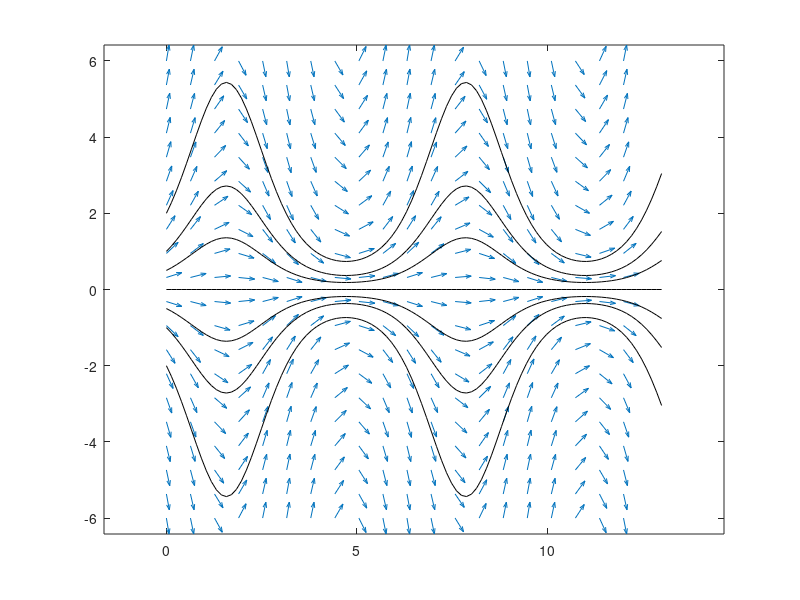

Write MATLAB code to recreate this figure.
% Direction field and solutions for illustrating well-posed.
% The equation is y' = cos(t)y with solutions y(t) = exp(sin(t)).
% Set up grid of points for arrows:
tpts = linspace(0,12,20);
ypts = linspace(-6,6,20);
[T,Y] = meshgrid(tpts,ypts);
% Evaluate the slopes and then normalize the vector (1,S) so that
% it has unit length.
S = cos(T).*Y;
L = sqrt(1 + S.^2);
NL = 1./L;
NS = S./L;
% The arrows are long, so shorten them by half.
quiver(T,Y,NL,NS,1/2)
axis equal tight
% Now plot some solution curves.
mtpts = linspace(tpts(1),tpts(end)+1);
hold on
for ic = [-2 -1 -0.5 0 +0.5 +1 +2]
%	plot(mtpts,ic*exp(sin(mtpts)),'r');
    plot(mtpts,ic*exp(sin(mtpts)),'k');
end
hold off
% print -depsc ch1fig4
